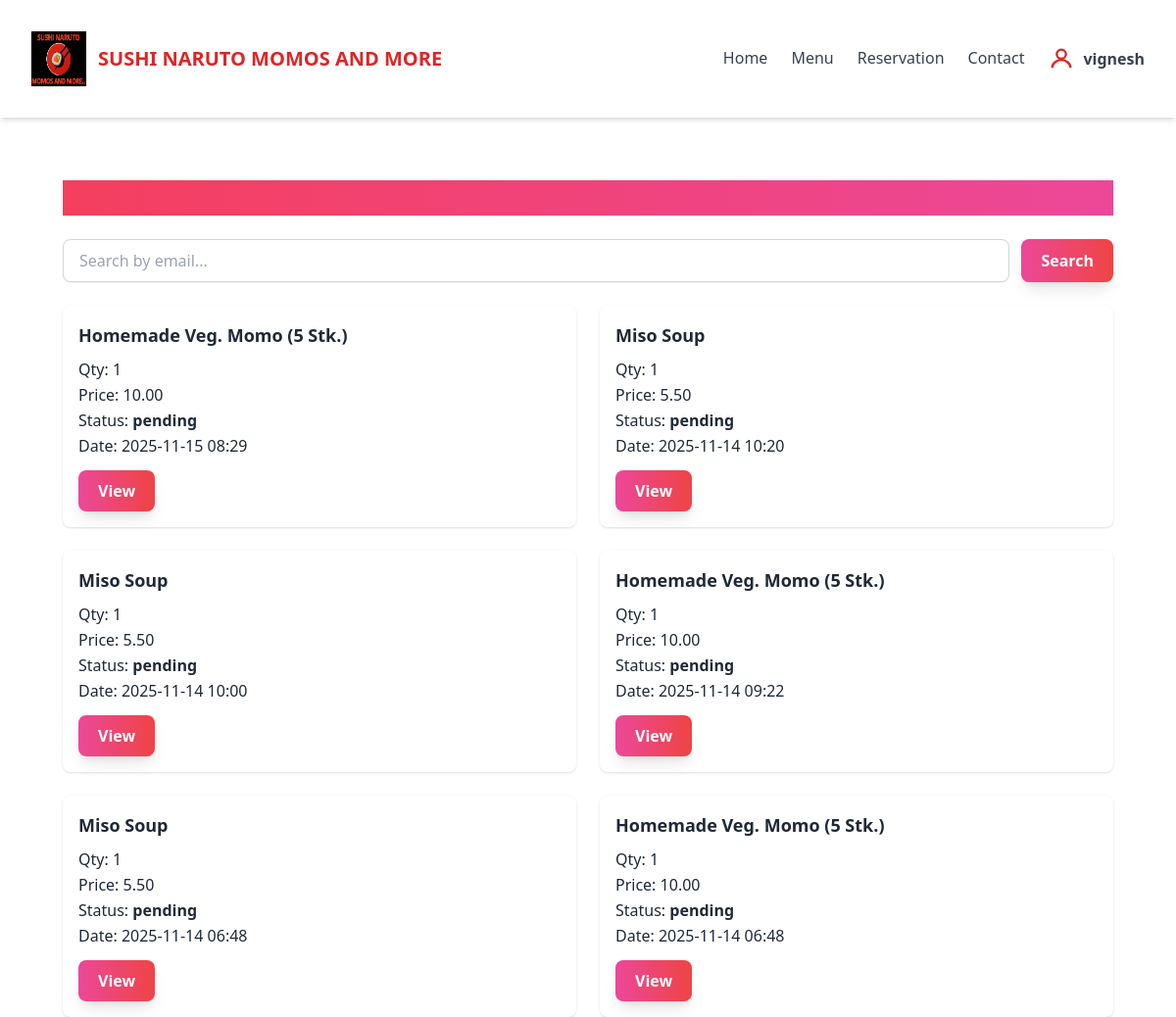
Page /order/history/ (signed in, upper part) on the earlier database version.
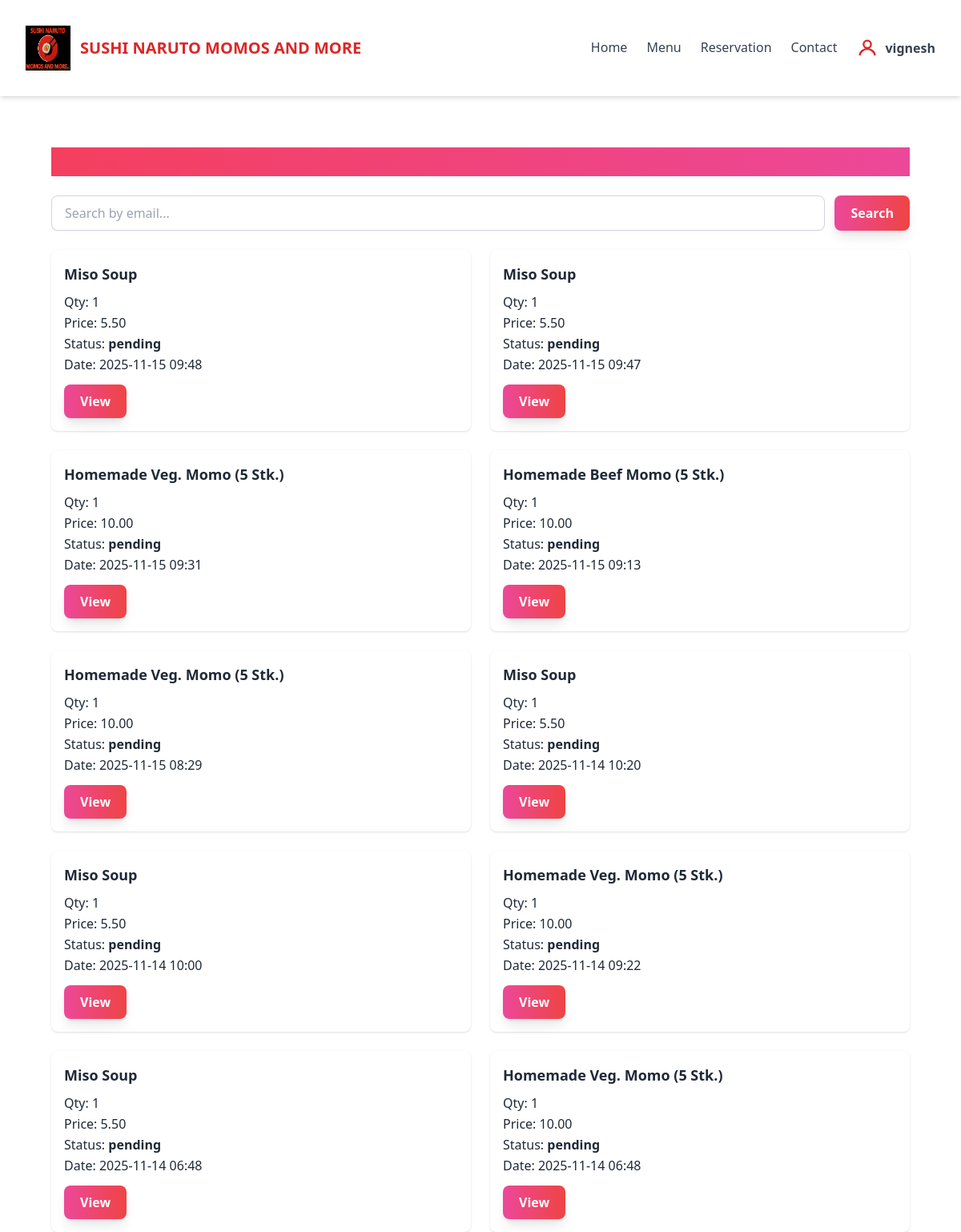
Same page on the later database version.
### sushi/models.py (models this page shows, shortened)
class Order(models.Model):
    ORDER_TYPE_CHOICES = [
        ('now', 'Order Now'),
        ('later', 'Order Later'),
    ]
    DELIVERY_CHOICES = [
        ('Click & Collect', 'Click & Collect (Free)'),
        ('Free', 'Free'),
        ('Livraison Express 3.5km', 'Livraison Express 3.5km'),
    ]
    item = models.CharField(max_length=200)
    price = models.DecimalField(max_digits=7, decimal_places=2)
    qty = models.PositiveIntegerField()
    order_type = models.CharField(max_length=10, choices=ORDER_TYPE_CHOICES)
    order_date = models.DateField(null=True, blank=True)
    order_time = models.TimeField(null=True, blank=True)
    email = models.EmailField()
    mobile = models.CharField(max_length=30)
    address = models.CharField(max_length=255)
    delivery = models.CharField(max_length=40, choices=DELIVERY_CHOICES)
    created_at = models.DateTimeField(default=timezone.now)
    status = models.CharField(max_length=30, default='pending')
    cancellation_reason = models.TextField(blank=True, null=True)

### sushi/views.py (the view)
# urls.py: path('order/history/', views.order_history, name='order_history'),
@login_required
def order_history(request):
    orders = Order.objects.filter(email=request.user.email).order_by('-created_at')
    return render(request, 'order_history.html', {'orders': orders})

### sushi/templates/order_history.html (shortened to what this page needs)
{% extends 'base.html' %}
{% block content %}
{% load static %}
<link rel="stylesheet" href="{% static 'css/order_history.css' %}">
<div class="container mx-auto px-4 py-8">
    <h1 class="text-3xl font-bold mb-6 text-gradient bg-clip-text text-transparent"
        style="background: linear-gradient(90deg, #f43f5e, #ec4899);">
    </h1>
    <form method="get" action="{% url 'order_history' %}" class="mb-6 flex gap-3">
        <input type="text" name="q" placeholder="Search by email..." value="{{ request.GET.q }}"
            class="flex-1 px-4 py-2 border border-gray-300 rounded-lg shadow-sm focus:outline-none focus:ring-2 focus:ring-pink-400 transition duration-300">
        <button type="submit"
            class="px-5 py-2 bg-gradient-to-r from-pink-500 to-red-500 text-white font-semibold rounded-lg shadow-lg hover:scale-105 transform transition duration-300">
            Search
        </button>
    </form>
    <div class="grid gap-6 md:grid-cols-2">
        {% for order in orders %}
        <div class="bg-white rounded-lg shadow p-4 animate-fadeIn">
            <div class="font-semibold text-lg mb-2">{{ order.item }}</div>
            <div>Qty: {{ order.qty }}</div>
            <div>Price: {{ order.price }}</div>
            <div>Status: <span class="font-semibold">{{ order.status }}</span></div>
            <div>Date: {{ order.created_at|date:"Y-m-d H:i" }}</div>
            <a href="{% url 'order_detail' order.pk %}"
                class="mt-3 inline-block px-5 py-2 bg-gradient-to-r from-pink-500 to-red-500 text-white font-semibold rounded-lg shadow-lg hover:scale-105 transform transition duration-300">
                View
            </a>
        </div>
        {% empty %}
        <p>No orders found.</p>
        {% endfor %}
    </div>
</div>
{% endblock %}

Differences in the rows shown:
added Order: item "Miso Soup", qty "1", price "5.50", status "pending", created_at "2025-11-15 09:48"
added Order: item "Miso Soup", qty "1", price "5.50", status "pending", created_at "2025-11-15 09:47"
added Order: item "Homemade Veg. Momo (5 Stk.)", qty "1", price "10.00", status "pending", created_at "2025-11-15 09:31"
added Order: item "Homemade Beef Momo (5 Stk.)", qty "1", price "10.00", status "pending", created_at "2025-11-15 09:13"
